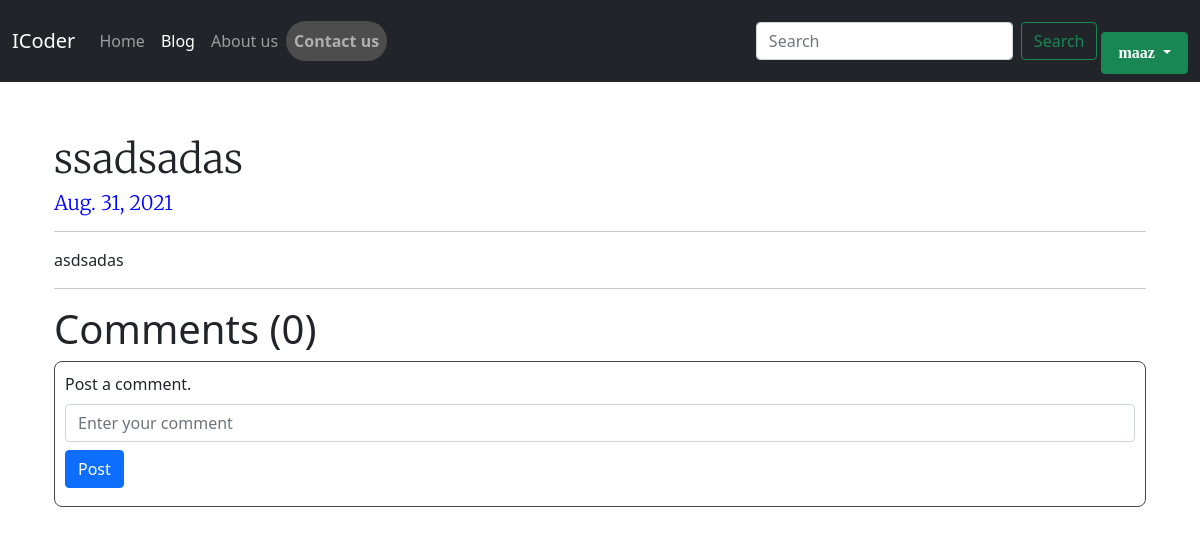
Page /blog/post_view/32 (signed in) on the committed database.
### blogapp/models.py (models this page shows, shortened)
class post(models.Model):
    post_id = models.AutoField(primary_key=True)
    title = models.CharField(max_length=20)
    content = models.TextField()
    Timestamp = models.DateField(auto_now_add=True)

### blogapp/views.py (the view)
# urls.py: path('post_view/<int:id>', views.post_view, name='post_view'),
def post_view(request,id):
    post_view_data = post.objects.filter(post_id = id)
    load_comment = comment.objects.filter(comment_post=id)
    reply_data = comment_reply.objects.filter(rply_post=id)
    comments_length = len(reply_data)+len(load_comment)
    return render(request, 'blogapp/post_view.html',{'post':post_view_data,'load_comment':load_comment,'reply':reply_data,'comments_length':comments_length})

### templates/blogapp/post_view.html (shortened to what this page needs)
{% extends "base.html" %}
{% block blog %}active{% endblock  %}
{% block body %}
<div style="text-align:start; margin-top: 53px;" class="container">
    <div style="margin-bottom: 50px;" class="container">
        <h1 style="font-family: 'Merriweather', serif;" class="fw-light">{{post.0.title}}</h1>
        <h5 style="font-family: 'Merriweather', serif;color:blue" class="fw-light">{{post.0.Timestamp}}</h5>
        <hr>
        <div>
            {{post.0.content|safe}}
        </div>
        <hr>
        <div>
            <h1>Comments ({{comments_length}})</h1>
        </div>
        {% if user.is_authenticated %}
        <div style="    border:1px solid;border-left-color: currentcolor;
        padding: 10px;
        border-radius: 8px;
        border-color: rgb(71, 70, 70);" class="mb-3">
<form method="post" action="/blog/comment/{{post.0.post_id}}"> {% csrf_token %}
    <label for="exampleFormControlInput1" class="form-label">Post a comment.</label>
    <input name="comment" type="text" class="form-control" id="exampleFormControlInput1" placeholder="Enter your comment">
    <button type="submit" class="btn btn-primary my-2">Post</button>
</form>
</div>{% load static %}
{% endif %}
    </div>
</div>
{% endblock %}

### templates/base.html (shortened to what this page needs)
<!doctype html>
<html lang="en">
<head>
  <link href="https://cdn.jsdelivr.net/npm/bootstrap@5.1.0/dist/css/bootstrap.min.css" rel="stylesheet"
>
</head>
<body>
{% block nav %}
<nav class="navbar navbar-expand-lg navbar-dark bg-dark">
  <div class="container-fluid">
    <a class="navbar-brand" href="/">ICoder</a>
    <div class="collapse navbar-collapse" id="navbarSupportedContent">
      <ul class="navbar-nav me-auto mb-2 mb-lg-0">
        <li class="nav-item">
          <a class="nav-link {% block home %}{% endblock %}" aria-current="page" href="/">Home</a>
        </li>
        <li class="nav-item">
          <a class="nav-link {% block blog %}{% endblock %}" href="/blog">Blog</a>
        </li>
        <li class="nav-item">
          <a class="nav-link {% block about %}{% endblock %}" href="/about_us">About us</a>
        </li>
        <li class="nav-item">
          <a id="contact" class="nav-link {% block contact %}{% endblock %}" href="/contact_us">Contact us</a>
        </li>
      </ul>s
      <form method="get" action='/blog/search_data' class="d-flex">
        <input id="search" name="search" class="form-control me-2" type="search" placeholder="Search"
          aria-label="Search">
        <button style="margin-right: 4px;" class="btn btn-outline-success" type="submit">Search</button>
      </form>
{% if user.is_authenticated %}
<li  class="nav-item dropdown">
<a style="color: white;font-family: initial;
font-weight: bold;
" class="nav-link dropdown-toggle btn btn-success" href="#" id="navbarDropdown" role="button" data-bs-toggle="dropdown" aria-expanded="false">
  {{request.user}}
</a>
</li>
      {% endif %}
    </div>
  </div>
</nav>
{% endblock  %}
  {% block body %}
  {% endblock %}
</body>
</html>

### templates/base.html (style rules this page uses)
#contact { border-radius: 20px; background-color: #4d4d4d; font-weight: bold; }

### rows in the picture
post: title "ssadsadas", Timestamp "Aug. 31, 2021", content "asdsadas"

### other values in the picture
{{ request.user }} "maaz"
{{ comments_length }} "0"
